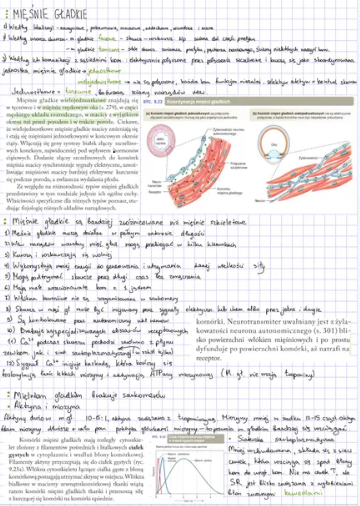
#> input picture dataset_raw/Zrzut ekranu 2026-03-07 212136.png, 360 x 506 px; its folder holds only this picture in this run
$ python -i transforms.py   (imports and definitions only)
#> lines starting #> are read from the running program, lines starting #| are printed output that depends on the picture
#> further down, picture is the input picture: PIL image 360x506 RGBA; mean R, G, B, A 234.5, 232.7, 233.9, 255
"""Composable image transforms for simulating handwritten document appearance.

Each transform is a callable that takes a PIL Image and returns a transformed PIL Image.
Transforms are grouped into stages: character-level, line-level, paper, and scan simulation.
"""

import io
import math
import random
from dataclasses import dataclass, field
from typing import Optional

import numpy as np
from PIL import Image, ImageDraw, ImageFilter


# ---------------------------------------------------------------------------
# Configuration dataclasses
# ---------------------------------------------------------------------------

@dataclass
class CharTransformConfig:
    """Configuration for per-character transforms."""
    enabled: bool = True
    rotation_max_deg: float = 5.0
    scale_min: float = 0.92
    scale_max: float = 1.08
    stroke_variation: bool = True


@dataclass
class LineTransformConfig:
    """Configuration for word/line-level transforms."""
    enabled: bool = True
    baseline_wander_amplitude: float = 3.0
    spacing_jitter_px: float = 2.0
    slant_max_deg: float = 12.0
    # Linear baseline drift: text gradually climbs or falls across the line
    # (very characteristic of real handwriting on unruled fields). Max total
    # vertical drift in px over the whole string; the actual drift is drawn
    # from [-max, +max] once per render.
    baseline_drift_max_px: float = 0.0


@dataclass
class PaperTransformConfig:
    """Configuration for paper/background transforms."""
    enabled: bool = True
    texture: bool = True
    yellowing_intensity: float = 0.1
    coffee_stain_prob: float = 0.05
    fold_mark_prob: float = 0.1


@dataclass
class ScanTransformConfig:
    """Configuration for scan/photo simulation transforms."""
    enabled: bool = True
    noise_sigma: float = 5.0
    blur_radius: float = 0.5
    brightness_variation: float = 0.1
    rotation_max_deg: float = 1.5
    jpeg_quality_min: int = 60
    jpeg_quality_max: int = 95


@dataclass
class AugmentConfig:
    """Master configuration for the augmentation pipeline."""
    char: CharTransformConfig = field(default_factory=CharTransformConfig)
    line: LineTransformConfig = field(default_factory=LineTransformConfig)
    paper: PaperTransformConfig = field(default_factory=PaperTransformConfig)
    scan: ScanTransformConfig = field(default_factory=ScanTransformConfig)


# ---------------------------------------------------------------------------
# Word style — consistent augmentation across all characters in a word
# ---------------------------------------------------------------------------

class WordStyle:
    """Defines a consistent visual style for an entire word/phrase.

    Instead of each character getting fully random transforms, a WordStyle
    picks base values (rotation, scale) that apply to every character,
    with small per-character jitter on top. This mimics real handwriting
    where a person's style is consistent within a word.
    """

    # [45 lines left out: functions __init__, random, not called in this run]

    def char_rotation(self) -> float:
        """Get a rotation angle for one character (base + small jitter)."""
        return self.base_rotation + random.uniform(-self.rotation_jitter, self.rotation_jitter)

    def char_scale(self) -> float:
        """Get a scale factor for one character (base + small jitter)."""
        return self.base_scale + random.uniform(-self.scale_jitter, self.scale_jitter)


# ---------------------------------------------------------------------------
# Character-level transforms (operate on individual RGBA character images)
# ---------------------------------------------------------------------------

# [122 lines left out: functions char_rotate, char_scale, char_stroke_variation, global_slant, paper_texture, yellowing, not called in this run]


def coffee_stain(img: Image.Image) -> Image.Image:
    """Add a random semi-transparent brownish elliptical stain.

    Args:
        img: RGB image.

    Returns:
        Image with coffee stain overlay.
    """
    overlay = Image.new("RGBA", img.size, (0, 0, 0, 0))
#> overlay: PIL image 360x506 RGBA; every value is 0
    draw = ImageDraw.Draw(overlay)

    # Random ellipse position and size
    cx = random.randint(0, img.width)
#> cx = 197
    cy = random.randint(0, img.height)
#> cy = 388
    rx = random.randint(20, max(21, img.width // 3))
#> rx = 73
    ry = random.randint(15, max(16, img.height // 3))
#> ry = 25

    # Brown-ish color with low alpha
    color = (
        random.randint(100, 140),
        random.randint(60, 90),
        random.randint(20, 50),
        random.randint(15, 40),
    )
    draw.ellipse([cx - rx, cy - ry, cx + rx, cy + ry], fill=color)
    # Blur the stain for soft edges
    overlay = overlay.filter(ImageFilter.GaussianBlur(radius=rx // 3))
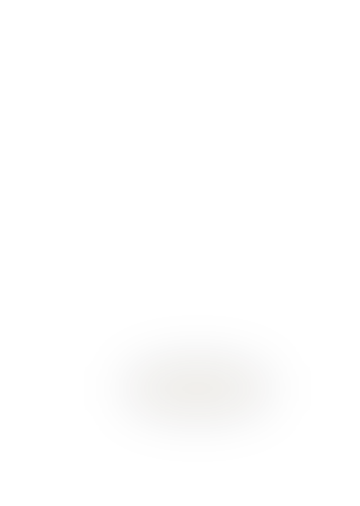
#> overlay: PIL image 360x506 RGBA; mean R, G, B, A 3.7, 2.9, 1.2, 1; transparent parts drawn white

    img_rgba = img.convert("RGBA")
    result = Image.alpha_composite(img_rgba, overlay)
    return result.convert("RGB")


# [195 lines left out: functions fold_mark, gaussian_noise, gaussian_blur, uneven_brightness, page_rotation, rotate_bbox and 1 more, not called in this run]


def to_grayscale(img: Image.Image) -> Image.Image:
    """Convert to grayscale but keep RGB mode (network scanners default to mono)."""
    return img.convert("L").convert("RGB")


# [40 lines left out: functions photocopy_contrast, salt_pepper_noise, toner_streak, not called in this run]


# ---------------------------------------------------------------------------
# Pipeline orchestrator
# ---------------------------------------------------------------------------

class TransformPipeline:
    """Applies a sequence of post-render transforms based on configuration."""

    # [50 lines left out: functions __init__, apply, not called in this run]

>>> from PIL import Image
>>> picture = Image.open('../dataset_raw/Zrzut ekranu 2026-03-07 212136.png')
>>> result = coffee_stain(picture)

$ run again, on dataset_raw/Zrzut ekranu 2026-03-07 213223.png
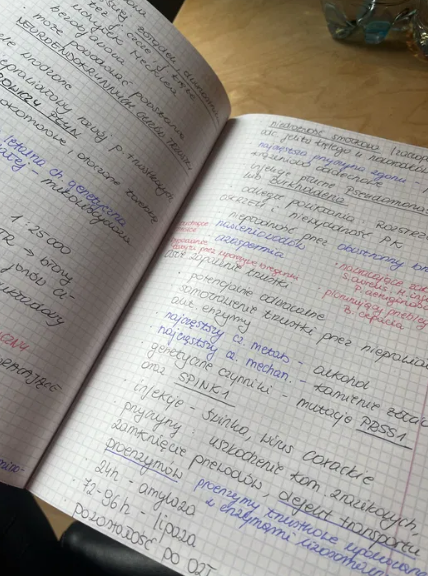
#> input picture dataset_raw/Zrzut ekranu 2026-03-07 213223.png, 428 x 576 px
#> picture is the input picture: PIL image 428x576 RGBA; mean R, G, B, A 159.3, 155.9, 150, 255
#> in coffee_stain, `overlay = overlay.filter(ImageFilter.GaussianBlur(radius=rx // 3))`:
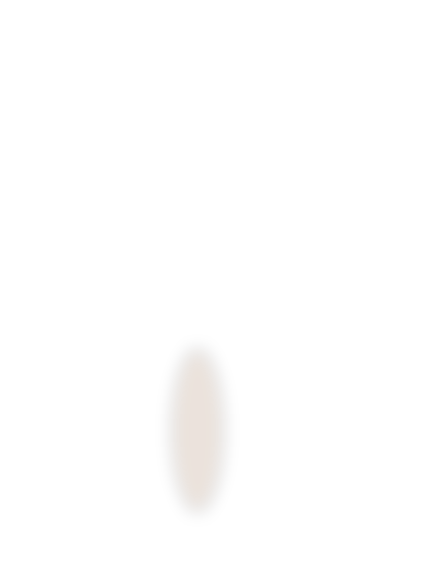
#> overlay: PIL image 428x576 RGBA; mean R, G, B, A 3.5, 2, 0.8, 1.1; transparent parts drawn white

$ run again, on dataset_raw/Zrzut ekranu 2026-03-07 213232.png
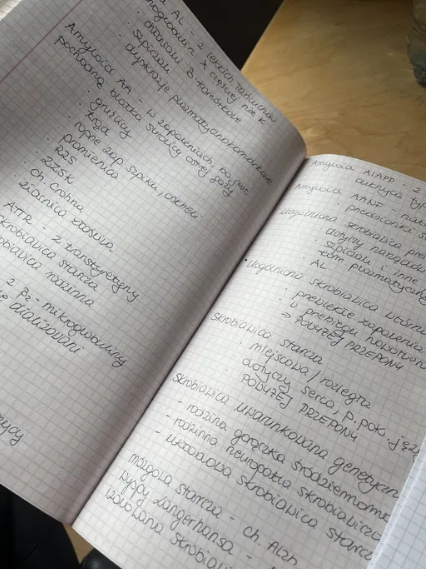
#> input picture dataset_raw/Zrzut ekranu 2026-03-07 213232.png, 426 x 569 px
#> picture is the input picture: PIL image 426x569 RGBA; mean R, G, B, A 158.4, 155.5, 149.7, 255
#> in coffee_stain, `overlay = overlay.filter(ImageFilter.GaussianBlur(radius=rx // 3))`:
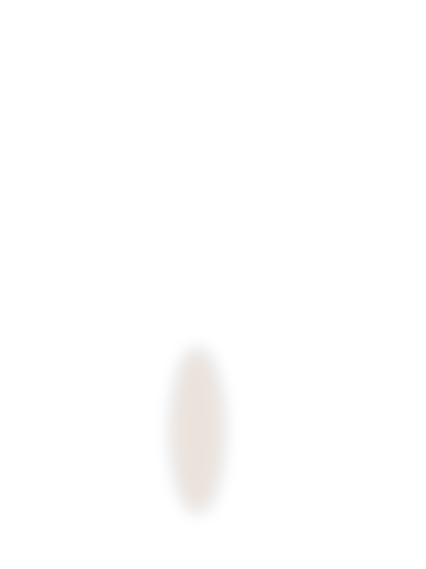
#> overlay: PIL image 426x569 RGBA; mean R, G, B, A 3.6, 2, 0.9, 1.1; transparent parts drawn white
